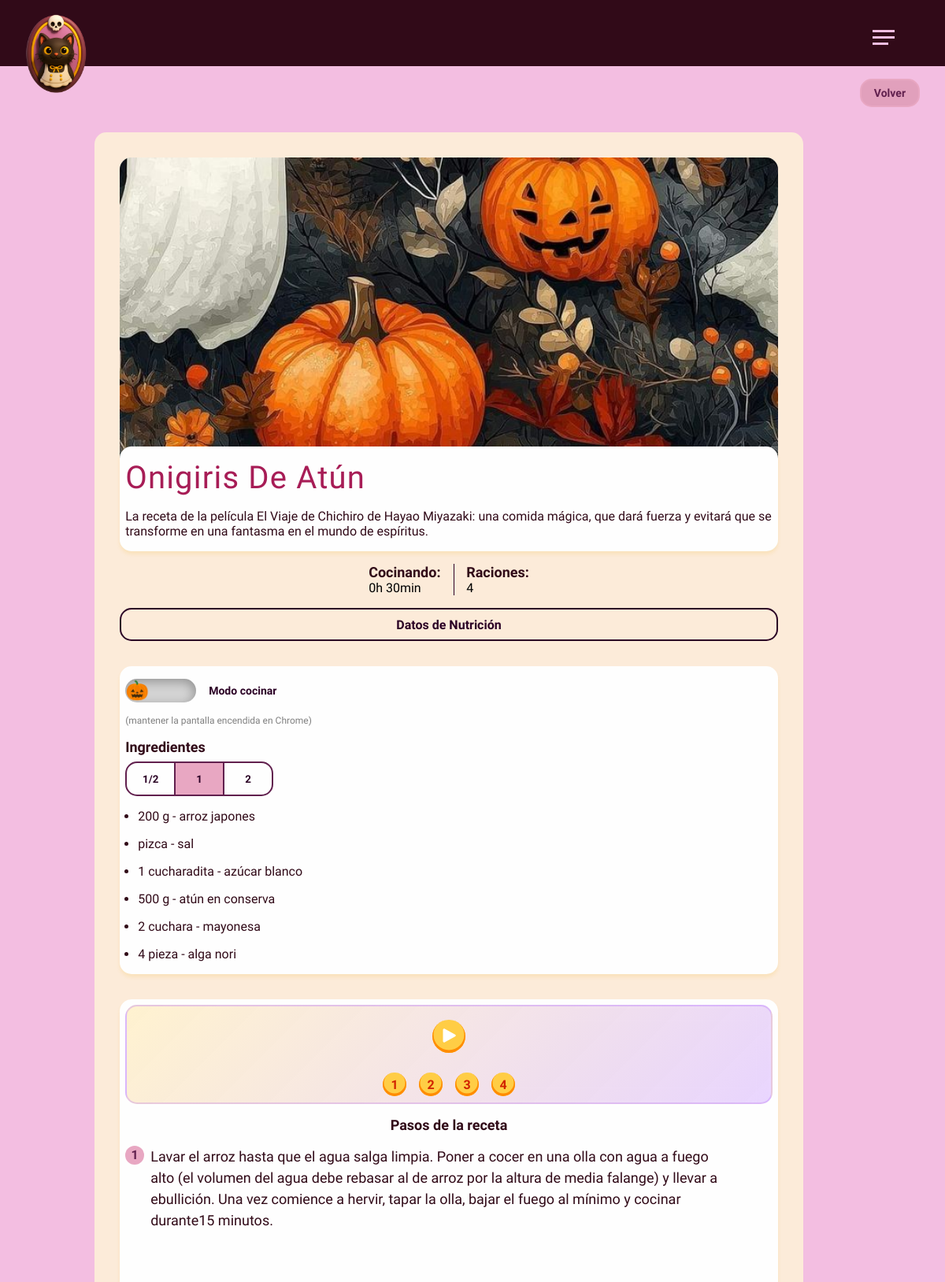
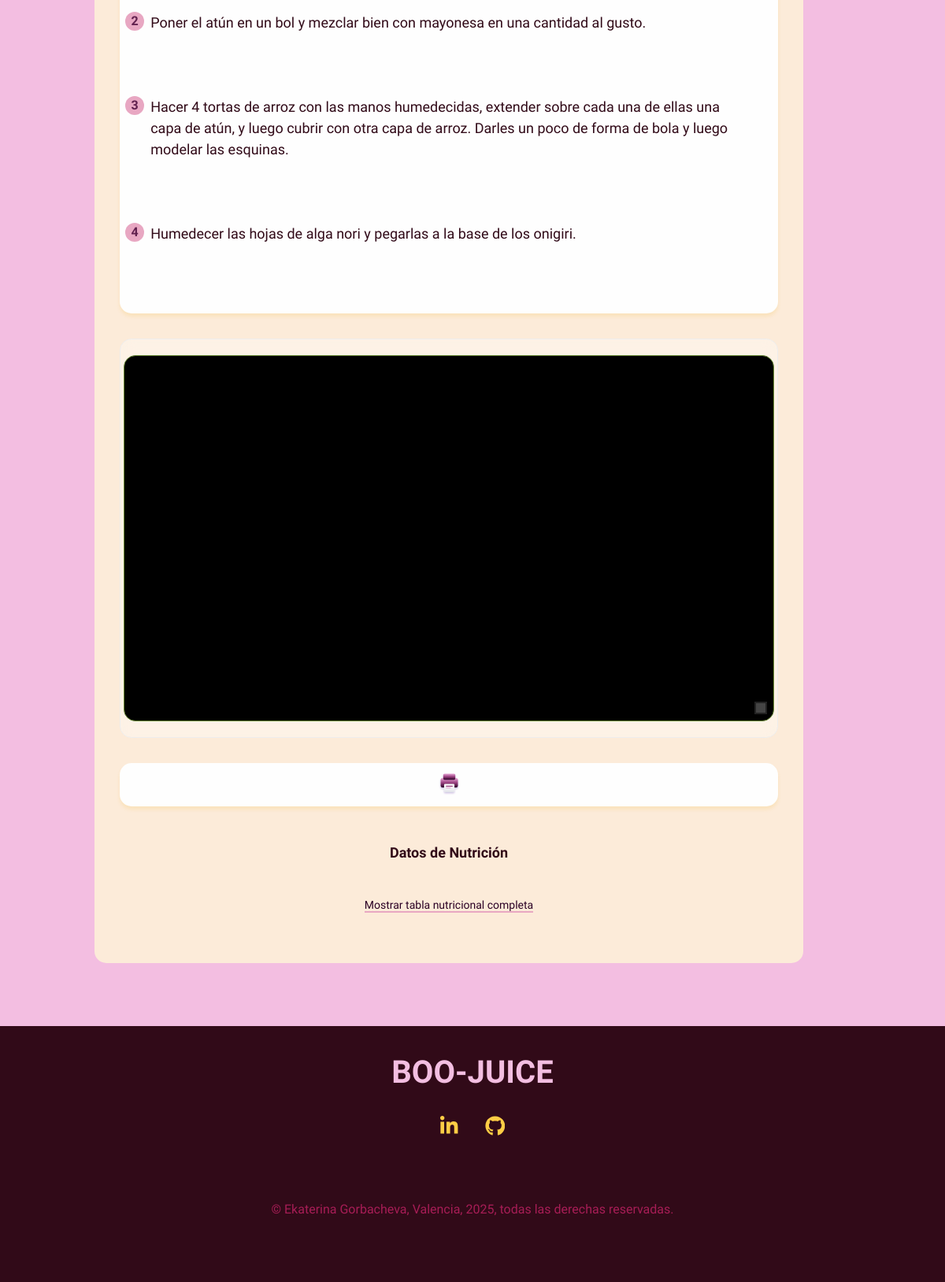
/receta/14, run on the app's committed database (2 pictures, top to bottom).
### tables this page shows
CREATE TABLE recetas (
        id INTEGER PRIMARY KEY AUTOINCREMENT,
        usuario_id INTEGER NULL,
        nombre_receta TEXT NOT NULL,
        descripcion TEXT NOT NULL 
            DEFAULT 'Nadie podría describir con palabras el sabor de este plato',
        portada TEXT,
        video TEXT,
        tiempo_preparacion INTEGER,
        cantidad_porciones INTEGER NOT NULL DEFAULT 2,
        fecha_creacion DATETIME NOT NULL,
        fecha_modificacion DATETIME NOT NULL DEFAULT CURRENT_TIMESTAMP,
        FOREIGN KEY (usuario_id)
            REFERENCES usuarios(id)
            ON DELETE SET NULL
    );

CREATE TABLE ingredientes_en_receta (
        id INTEGER PRIMARY KEY AUTOINCREMENT,
        receta_id INTEGER NOT NULL,
        ingrediente_id INTEGER NOT NULL,         
        cantidad REAL NOT NULL DEFAULT 1.0,
        medida TEXT NOT NULL CHECK (
            medida IN (
                'pieza', 'g', 'kg', 'cuchara', 'cucharadita',
                'taza', 'ml', 'l', 'al gusto', 'pizca'
            )
        ),
        FOREIGN KEY (receta_id)
            REFERENCES recetas(id)
            ON DELETE CASCADE, 
        FOREIGN KEY (ingrediente_id)
            REFERENCES ingredientes(id)
            ON DELETE CASCADE
    );

CREATE TABLE ingredientes (
        id INTEGER PRIMARY KEY AUTOINCREMENT,
        nombre_ingrediente_es TEXT NOT NULL,
        nombre_ingrediente_en TEXT,  
        protein_G REAL, 
        fat_G REAL, 
        energy_KCAL REAL,
        carbohydrate_G REAL, 
        fecha_creacion DATETIME NOT NULL,
        fecha_modificacion DATETIME NOT NULL DEFAULT CURRENT_TIMESTAMP  
        
              
    );

CREATE TABLE pasos_receta (
        id INTEGER PRIMARY KEY AUTOINCREMENT,
        receta_id INTEGER NOT NULL,
        numero_paso INTEGER NOT NULL,
        descripcion TEXT NOT NULL,
        imagen TEXT,
        FOREIGN KEY (receta_id)
            REFERENCES recetas(id)
            ON DELETE CASCADE,
        UNIQUE (receta_id, numero_paso)
    );

### routes/showrecepies.py (the view)
@recepy_page.route('/receta/<int:id>')
def receta(id):
    is_user = session.get('user_loggedin')
    if is_user:
        user_sql_id = session.get("sql_user_id")
    else: user_sql_id = ""
    try:
        with dbquery.get_connection('recetas.db') as conn:
            data = dbquery.get_receta_by_id(id, conn)
            for item in (data or {}).get('ingredientes', []):
                if type(item['cantidad']) == float and (item['cantidad'] < 1 and item['cantidad'] > 0):
                    frac = Fraction(item['cantidad']).limit_denominator(10)
                    item['cantidad_str'] = str(frac)
                elif type(item['cantidad']) == float and item['cantidad'] >= 1:
                    item['cantidad_str'] = f"{item['cantidad']:g}"
                else:
                    item['cantidad_str'] = ''
            receta_in_favoritos = dbquery.check_receta_in_favoritos(conn, id, user_sql_id)
            can_save = bool(is_user and not receta_in_favoritos)
    except Exception as e:
        logger.error(f"Error getting data: {e}")
        abort(500)
    if not data:
        abort(404)
    return render_template('receta.html', data=data, user=is_user, can_save=can_save)

### app.py (called while the page is built)
@app.before_request
def load_user_from_session():
    uid = session.get("uid")
    if uid:
        g.user = {
            "uid": uid,
            "email_verified": session.get("email_verified", False)
        }
    else:
        g.user = None

### sqlite_CRUD_script.py (called while the page is built)
def create_connection(db_name: str) -> sqlite3.Connection:
    conn = sqlite3.connect(db_name)
    logger.debug('Conexión con DB establecida de forma correcta')
    return conn

def close_connection(conn):
    conn.close()
    logger.debug('Conexion con DB finalizada de forma correcta.')

@contextmanager
def get_connection(db_name: str):
    conn = create_connection(db_name)
    try:
        yield conn
    finally:
        close_connection(conn)

def make_dicts(cursor, row):
    return dict((cursor.description[idx][0], value)
                for idx, value in enumerate(row))

def check_receta_in_favoritos(conn, receta_id, user_id):
    conn.row_factory = make_dicts
    cursor = conn.cursor()
    cursor.execute("""
        SELECT * FROM usuarios_recetas_favoritos WHERE receta_id = ? AND usuario_id = ?;
    """, (receta_id, user_id))
    recetas = cursor.fetchall()
    return True if recetas else False

### templates/receta.html (shortened to what this page needs)
{% extends './layout.html' %}
{% block styles %}
<link rel="stylesheet" href="{{ url_for('static', filename='styles/receta.css')}}">
{% endblock %}
{% block volver_button %}
    <a href="/recetas#{{ 'receta_id_' + data.id|string }}" onclick="history.back(); return false;" class="volver-button">Volver </a>
{% endblock %}
{% block content %}
<div class="wrapper-main">
    <div class="content-inner">
        <section class="comon__info">
            <div class="cell">
                    <div class="img__box">
                        <img
                            src="{{ data.portada or [
                                url_for('static', filename='assets/images/shopping.jpg'),
                                url_for('static', filename='assets/images/pattern2.jpg'),
                                url_for('static', filename='assets/images/pattern3.jpg'),
                                url_for('static', filename='assets/images/pattern_boo_1.jpg'),
                                url_for('static', filename='assets/images/iconPimpkinIdea.jpg')
                            ] | random }}"
                            alt="{{ data.nombre_receta }}"
                            >
                    </div>
                    <div class="title__box">
                        <div class="name__like_btn">
                            <h1>{{ data.nombre_receta }}</h1>
                        </div>
                        <p>{{ data.descripcion }}</p>
                    </div>
            </div>
            <div class="preparation__info">
                <div>
                    <h3 class="label">Cocinando:</h3>
                    <p>{{ data.tiempo_preparacion//60 }}h {{ data.tiempo_preparacion%60 }}min</p>
                </div>
                <div>
                    <h3 class="label">Raciones:</h3>
                    <p>{{ data.cantidad_porciones }}</p>
                </div>
            </div>
            <a href="#nutricion" class="outlined__link">Datos de Nutrición</a>
        </section>
        <section class="ingredientes">
            <div class="ingredientes__btns">
                <label class="theme-toggle" aria-label="Toggle for no shutdown display">
                    <span class="slider">
                        <span class="icon">🎃</span>
                    </span>
                </label>
                <p class="toggle_label">Modo cocinar</p>
            </div>
            <small class="hint_pantalla">(mantener la pantalla encendida en Chrome)</small>
            <div class="ingredientes__size">
                <h3 class="label">Ingredientes</h3>
                <div class="btns__box">
                    <button data-factor="0.5">1/2</button>
                    <hr>
                    <button data-factor="1" class="active">1</button>
                    <hr>
                    <button data-factor="2">2</button>
                </div>
            </div>
            <ul class="ingredientes__list">
                {% for item in data.ingredientes %}
                <li
                    data-base="{{ item.cantidad }}"
                    data-medida="{{ item.medida }}"
                    data-nombre="{{ item.nombre_ingrediente_es }}"
                >{{ item.cantidad_str }} {{ item.medida }} - {{ item.nombre_ingrediente_es }}</li>
                {% endfor %}
            </ul>
        </section>
        <section class="steps">
            {% if data.pasos %}
            <div class="player-box">
                <div class="player">
                    <button type="button" id="play_recepy" class="play">
                        <svg xmlns="http://www.w3.org/2000/svg" viewBox="0 0 448 512" class="play_svg" fill="currentColor">
                            <path d="M91.2 36.9c-12.4-6.8-27.4-6.5-39.6 .7S32 57.9 32 72l0 368c0 14.1 7.5 27.2 19.6 34.4s27.2 7.5 39.6 .7l336-184c12.8-7 20.8-20.5 20.8-35.1s-8-28.1-20.8-35.1l-336-184z"/>
                        </svg>
                    </button>
                </div>
                <div class="step-box">
                    {% for item in data.pasos %}
                    <button class="player-by-step" type="button"> {{ item.numero_paso }} </button>
                    {% endfor %}
                </div>
            </div>
            {% endif %}
            <h3 class="label">Pasos de la receta</h3>
            {% for item in data.pasos %}
            <div class="step"
                data-base="{{ item.numero_paso }}"
                data-medida="{{ item.descripcion }}"
            >
                <div class="step_num"><p>{{ item.numero_paso }}</p></div>
                <p>{{ item.descripcion }}</p>
            </div>
            {% endfor %}
        </section>
        {% if data.video %}
        <section class="video_youtube">
            <div id="video-resizer-wrapper">
                {% if data.video.endswith('.mp4') %}
                <video
                autoplay
                muted
                loop
                playsinline
                class="video"
                >
                <source src="{{ data.video }}" type="video/mp4" />
                </video>
                {% else %}
                <div id="video-container">
                    <iframe
                        id="responsive-video"
                        src="{{ data.video }}"
                        frameborder="0"
                        allow="accelerometer; autoplay; encrypted-media; gyroscope; picture-in-picture"
                        allowfullscreen
                        ></iframe>
                </div>
                <div id="resize-handle"></div>
                {% endif %}
            </div>
        </section>
        {% endif %}
        <section class="steps_end_btns_box">
            <div class="steps_end_btns">
                <a href="{{ url_for('recepy_page.recepy_pdf', id=data.id)  }}" target="_blank">
                </a>
            </div>
        </section>
        <section class="nutricion" id="nutricion">
            <h3 class="label">Datos de Nutrición</h3>
            <div class="simple_link">
                <a href="{{ url_for('calorias', id=data.id) }}" >Mostrar tabla nutricional completa</a>
                <hr>
            </div>
        </section>
    </div>
</div>
{% endblock %}

### static/styles/layout.css (style rules this page uses)
.volver-button { padding: 0.5rem 1rem; background-color: rgb(225.25, 160.25, 188.2); color: #61204e; border: solid 2px #e8a7c2; border-radius: 15px; cursor: pointer; text-decoration: none; font-weight: 600; font-size: 14px; font-family: "Bai Jamjuree", sans-serif; letter-spacing: 10%; transition: all 0.5s ease-in-out; }
.label { font-size: clamp(1rem, 1.5vw, 1.2rem); font-family: "Bai Jamjuree", sans-serif; color: #61204e; font-weight: 600; }
* { margin: 0; padding: 0; box-sizing: border-box; font-family: "Bai Jamjuree", sans-serif; scroll-behavior: smooth; scroll-margin-top: 20vh; }
body { background-color: #F3BEE1; min-height: 100vh; display: flex; flex-direction: column; align-items: center; justify-content: center; text-align: start; }

### data on the page
recetas: nombre_receta "Onigiris De Atún", descripcion "La receta de la película El Viaje de Chichiro de Hayao Miyazaki: una comida mágica, que dará fuerza y evitará que se transforme en una fantasma en el mundo de espíritus.", tiempo_preparacion "0", data.tiempo_preparacion%60 "30", cantidad_porciones "4"
ingredientes_en_receta: cantidad_str "200", medida "g", nombre_ingrediente_es "arroz japones"
ingredientes_en_receta: medida "pizca", nombre_ingrediente_es "sal"
ingredientes_en_receta: cantidad_str "1", medida "cucharadita", nombre_ingrediente_es "azúcar blanco"
ingredientes_en_receta: cantidad_str "500", medida "g", nombre_ingrediente_es "atún en conserva"
ingredientes_en_receta: cantidad_str "2", medida "cuchara", nombre_ingrediente_es "mayonesa"
ingredientes_en_receta: cantidad_str "4", medida "pieza", nombre_ingrediente_es "alga nori"
pasos_receta: numero_paso "1", descripcion "Lavar el arroz hasta que el agua salga limpia. Poner a cocer en una olla con agua a fuego alto (el volumen del agua debe rebasar al de arroz por la altura de media falange) y llevar a ebullición. Una vez comience a hervir, tapar la olla, bajar el fuego al mínimo y cocinar durante15 minutos."
pasos_receta: numero_paso "2", descripcion "Poner el atún en un bol y mezclar bien con mayonesa en una cantidad al gusto."
pasos_receta: numero_paso "3", descripcion "Hacer 4 tortas de arroz con las manos humedecidas, extender sobre cada una de ellas una capa de atún, y luego cubrir con otra capa de arroz. Darles un poco de forma de bola y luego modelar las esquinas."
pasos_receta: numero_paso "4", descripcion "Humedecer las hojas de alga nori y pegarlas a la base de los onigiri."
